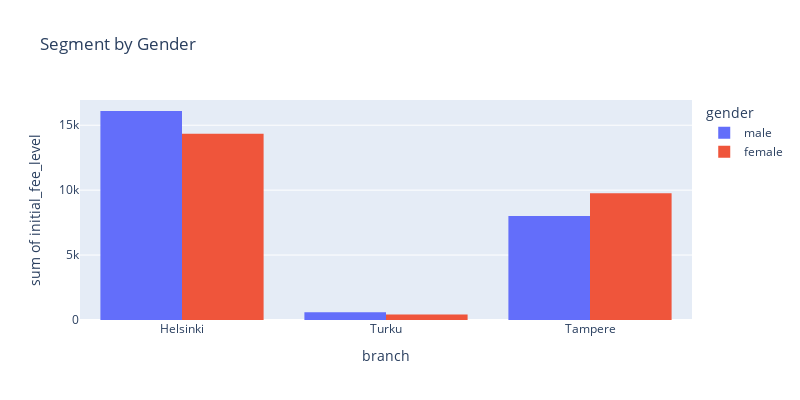

Notebook code cell kept with this figure:
### Code cell
#Viewing the data with Gender as feature
fig = px.histogram(clean_data, x="branch", y="initial_fee_level",
             color='gender', barmode='group',
             title='Segment by Gender',
             width=800, height=400)
fig.show()

### Figure 1 — Plotly figure (JSON) as saved in the notebook; plotly's stock layout.template omitted (floating-point values rounded to 4 significant figures; data arrays with more than 128 entries replaced by an {"elided": "..."} marker saying what was removed)
{"data": [{"alignmentgroup": "True", "bingroup": "x", "histfunc": "sum", "hovertemplate": "gender=male<br>branch=%{x}<br>sum of initial_fee_level=%{y}<extra></extra>", "legendgroup": "male", "marker": {"color": "#636efa", "pattern": {"shape": ""}}, "name": "male", "offsetgroup": "male", "orientation": "v", "showlegend": true, "type": "histogram", "x": {"elided": "453 str values"}, "xaxis": "x", "y": {"elided": "453 float values"}, "yaxis": "y"}, {"alignmentgroup": "True", "bingroup": "x", "histfunc": "sum", "hovertemplate": "gender=female<br>branch=%{x}<br>sum of initial_fee_level=%{y}<extra></extra>", "legendgroup": "female", "marker": {"color": "#EF553B", "pattern": {"shape": ""}}, "name": "female", "offsetgroup": "female", "orientation": "v", "showlegend": true, "type": "histogram", "x": {"elided": "259 str values"}, "xaxis": "x", "y": {"elided": "259 float values"}, "yaxis": "y"}], "layout": {"barmode": "group", "height": 400, "legend": {"title": {"text": "gender"}, "tracegroupgap": 0}, "title": {"text": "Segment by Gender"}, "width": 800, "xaxis": {"anchor": "y", "domain": [0, 1], "title": {"text": "branch"}}, "yaxis": {"anchor": "x", "domain": [0, 1], "title": {"text": "sum of initial_fee_level"}}}}
